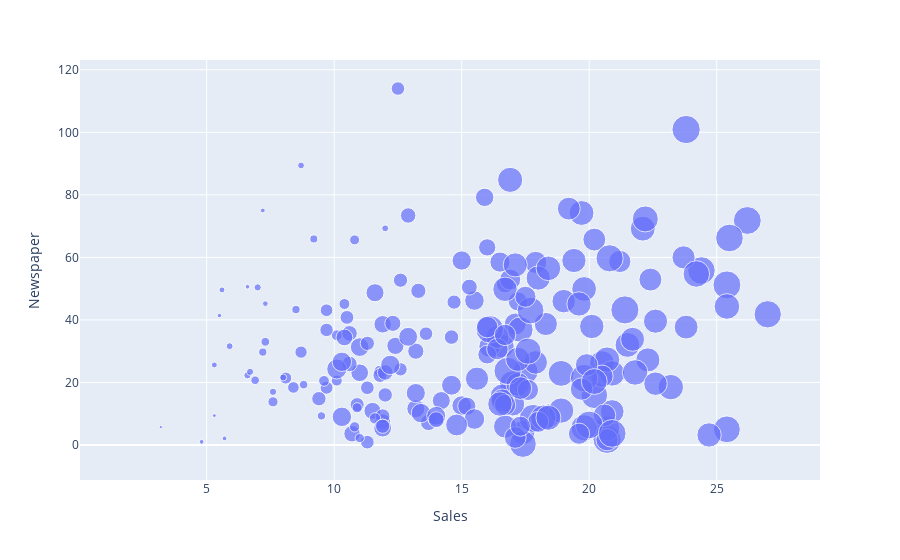

Here is the notebook cell this chart was saved with:
### Code cell
figure = px.scatter(data_frame=data, x='Sales',y='Newspaper',size='TV')
figure.show()

### Figure 1 — Plotly figure (JSON) as saved in the notebook; plotly's stock layout.template omitted (floating-point values rounded to 4 significant figures; data arrays with more than 128 entries replaced by an {"elided": "..."} marker saying what was removed)
{"data": [{"hovertemplate": "Sales=%{x}<br>Newspaper=%{y}<br>TV=%{marker.size}<extra></extra>", "legendgroup": "", "marker": {"color": "#636efa", "size": {"elided": "200 float values"}, "sizemode": "area", "sizeref": 0.741, "symbol": "circle"}, "mode": "markers", "name": "", "orientation": "v", "showlegend": false, "type": "scatter", "x": {"elided": "200 float values"}, "xaxis": "x", "y": {"elided": "200 float values"}, "yaxis": "y"}], "layout": {"legend": {"itemsizing": "constant", "tracegroupgap": 0}, "margin": {"t": 60}, "xaxis": {"anchor": "y", "domain": [0, 1], "title": {"text": "Sales"}}, "yaxis": {"anchor": "x", "domain": [0, 1], "title": {"text": "Newspaper"}}}}
